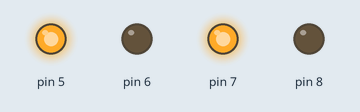
Bench run of a sketch on a simulated Arduino Uno, built with avr-gcc and run on an emulated ATmega328P. Parts: output pins drawn as LEDs (lit = HIGH).

Above: at 1.0 s.
At 3.0 s:
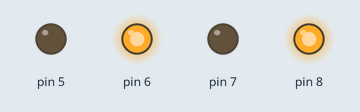
Timing chart, 0 to 5.2 s (numbered marks = the images above):
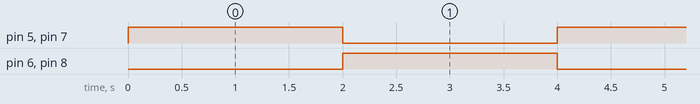

Measured:
- by itself, pin 5–8: alternates HIGH for 2.0 s and LOW for 2.0 s

The sketch:

sketch_aug01a.ino
```cpp
void setup() {
  // put your setup code here, to run once:
pinMode(5,OUTPUT);
pinMode(6,OUTPUT);
pinMode(7,OUTPUT);
pinMode(8,OUTPUT);
}

void loop() {
 digitalWrite(5,HIGH);
 digitalWrite(6,LOW);
 digitalWrite(7,HIGH);
 digitalWrite(8,LOW);
 delay(2000);
 digitalWrite(5,LOW);
 digitalWrite(6,HIGH);
 digitalWrite(7,LOW);
 digitalWrite(8,HIGH);
 delay(2000);


}
```
